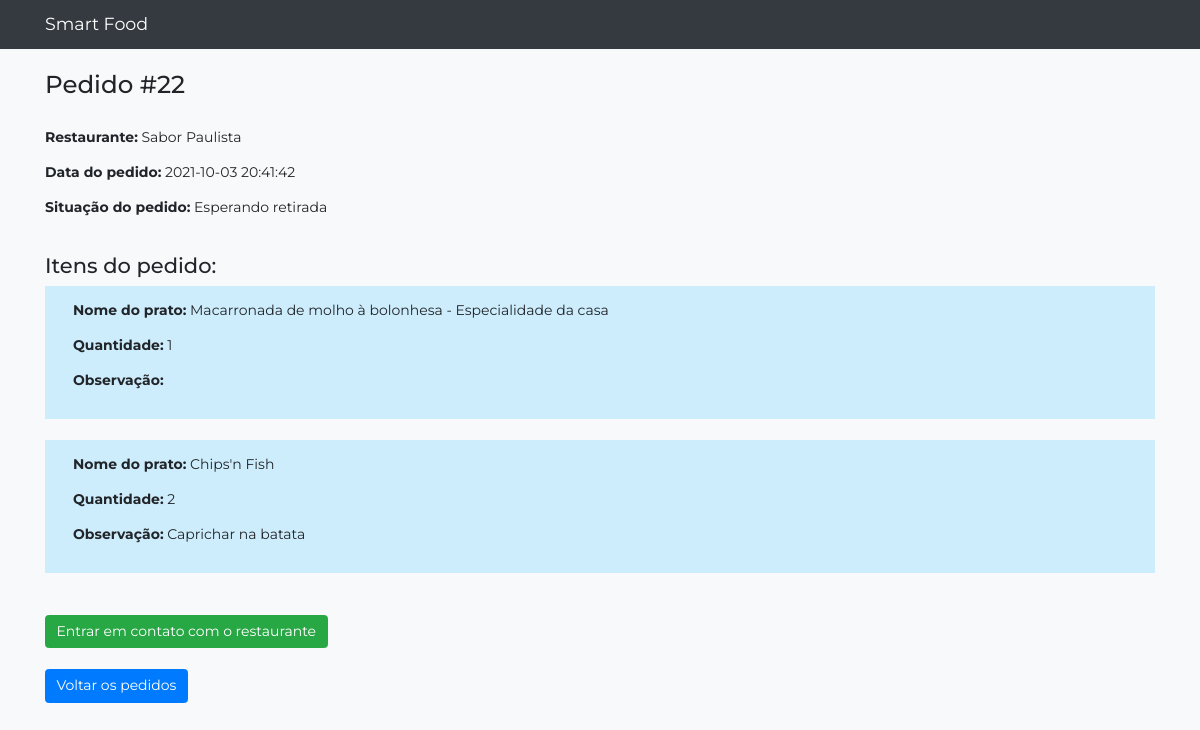
The app's page /detalhes-pedido-cliente.php?pedido=22 with its own data.
### tables this page shows
CREATE TABLE `pedidos` (
  `id` int(11) NOT NULL,
  `id_usuario` int(11) DEFAULT NULL,
  `id_restaurante` int(11) DEFAULT NULL,
  `id_situacao` int(11) NOT NULL,
  `avaliacao` float DEFAULT NULL,
  `motivo` varchar(255) DEFAULT NULL,
  `data_pedido` datetime DEFAULT NULL
);

CREATE TABLE `restaurantes` (
  `id` int(11) NOT NULL,
  `nome` varchar(255) NOT NULL,
  `cnpj` varchar(255) NOT NULL,
  `estado` varchar(255) NOT NULL,
  `cidade` varchar(255) NOT NULL,
  `rua` varchar(255) NOT NULL,
  `numero` int(11) NOT NULL,
  `avaliacao` float DEFAULT NULL,
  `descricao` varchar(255) NOT NULL,
  `acesso` char(1) NOT NULL DEFAULT 'r',
  `email` varchar(255) NOT NULL,
  `telefone` int(11) NOT NULL,
  `nota` float DEFAULT NULL,
  `pedidos_nota` int(11) DEFAULT NULL
);

CREATE TABLE `prato_pedido` (
  `id` int(11) NOT NULL,
  `id_prato` int(11) DEFAULT NULL,
  `id_pedido` int(11) DEFAULT NULL,
  `qtd_prato` int(11) NOT NULL,
  `observacao` varchar(255) DEFAULT NULL,
  `avaliacao` float DEFAULT NULL
);

CREATE TABLE `pratos` (
  `id` int(11) NOT NULL,
  `id_restaurante` int(11) DEFAULT NULL,
  `nome` varchar(255) NOT NULL,
  `descricao` varchar(255) DEFAULT NULL,
  `avaliacao` float DEFAULT NULL,
  `pedido` int(11) DEFAULT NULL,
  `preco` float NOT NULL,
  `excluido` enum('s') DEFAULT NULL
);

### database/Database.php (called while the page is built, shortened)
<?php
class Database {
     public $conexao;
     public $tabela;
 public function __construct( $tabela ) {
   $this->tabela = $tabela;
   try {
     $this->conexao = new PDO('mysql:host='.self::HOST.';dbname='.self::DBNAME, self::USER, self::PASSWORD, array('charset'=>'utf8'));
 } catch (PDOException $e) {
     echo "Erro ao conectar ao BDD: ".$e->getMessage();
   }
 }
  public function execute( $query, $params = [] ) {
    $stmt = $this->conexao->prepare( $query );
    $stmt->execute( $params );
    return $stmt;
  }
public function select( $where = null, $order = null, $limit = null, $fields = '*' ) {
  $where = strlen($where) ? 'WHERE '.$where : '';
  $order = strlen($order) ? 'ORDER BY '.$order : '';
  $limit = strlen($limit) ? 'LIMIT '.$limit : '';
  $query = 'SELECT '.$fields.' FROM '.$this->tabela.' '.$where.' '.$order.' '.$limit;
  return $this->execute( $query );
}
}

### entidades/Pedido.php (called while the page is built, shortened)
<?php
class Pedido {
        public static function consultar_pedido( $id ) {
          return (new Database('pedidos'))->select('id = "'.$id.'" ')
                                           ->fetchObject(self::class);
        }
}

### entidades/Prato_Pedido.php (called while the page is built, shortened)
<?php
class Prato_Pedido {
       public static function consultar( $where = null, $order = null, $limit = null ) {
         return (new Database('prato_pedido'))->select( $where, $order, $limit )
                                          ->fetchAll(PDO::FETCH_CLASS, self::class);
       }
}

### entidades/Prato.php (called while the page is built, shortened)
<?php
class Prato {
        public static function consultar_prato( $id ) {
          return (new Database('pratos'))->select('id = "'.$id.'" ')
                                           ->fetchObject(self::class);
        }
}

### entidades/Restaurante.php (called while the page is built, shortened)
<?php
include 'Usuario.php';
class Restaurante extends Usuario{
        public static function consultar_restaurante( $id ) {
          return (new Database('restaurantes'))->select('id = "'.$id.'" ')
                                           ->fetchObject(self::class);
        }
}

### entidades/Usuario.php (called while the page is built, shortened)
<?php
class Usuario {
        public static function consultar_usuario( $email ) {
          return (new Database('usuarios'))->select('email = "'.$email.'" ')
                                           ->fetchObject(self::class);
        }
}

### detalhes-pedido-cliente.php (the view, shortened to what this page needs)
<?php
  include 'topo.php';
  include 'entidades/Pedido.php';
  include 'entidades/Prato.php';
  include 'entidades/Restaurante.php';
  include 'entidades/Prato_Pedido.php';
  $saida_pratos = '';
  $pedido = Pedido::consultar_pedido( $_GET['pedido'] );
  $restaurante = Restaurante::consultar_restaurante($pedido->id_restaurante);
  $usuario_rest = Usuario::consultar_usuario($restaurante->email);
  $situacao = '';
  if ($pedido->id_situacao == 1) {
    $situacao = 'Aberto';
  } elseif ($pedido->id_situacao == 2) {
    $situacao = 'Preparando';
  } elseif ($pedido->id_situacao == 3) {
    $situacao = 'Esperando retirada';
  } elseif ($pedido->id_situacao == 4) {
    $situacao = 'Finalizado';
  }
  $pratos_pedido = Prato_Pedido::consultar( 'id_pedido = '.$pedido->id );
  foreach ($pratos_pedido as $prato_pedido) {
    $prato = Prato::consultar_prato( $prato_pedido->id_prato );
    $saida_pratos .= '<div class="prato_detalhes">
                        <p><b>Nome do prato:</b> '.$prato->nome.'</p>
                        <p><b>Quantidade:</b> '.$prato_pedido->qtd_prato.'</p>
                        <p><b>Observação:</b> '.$prato_pedido->observacao.'</p>
                      </div>
                      <br>';
  }
  $entrar_em_contato = '<a href="chat.php?id_destino='.$usuario_rest->id.'&pedido='.$pedido->id.'" class="btn btn-success">Entrar em contato com o restaurante</a>';
?>
  <div class="container mt-4">
    <h3>Pedido #<?=$pedido->id?></h3>
    <br>
    <p><b>Restaurante:</b> <?=$restaurante->nome?></p>
    <p><b>Data do pedido:</b> <?=$pedido->data_pedido?></p>
    <p><b>Situação do pedido:</b> <?=$situacao?></p>
    <br>
    <h4>Itens do pedido: </h4>
    <?=$saida_pratos?>
    <br>
    <?=$entrar_em_contato?>
    <br>
    <a href="pedidos.php" class="btn btn-primary mt-4">Voltar os pedidos</a>
    <br><br>
  </div>
<?php
  include 'rodape.php';
?>

### src/css/main_2.css (style rules this page uses)
* { font-family: 'Montserrat', sans-serif; font-size: 14px; font-weight: 400; }
::placeholder { padding-left: 0.3em; font-weight: 300; }
.prato_detalhes { padding: 1em 2em; background-color: #CEEDFC; }

### records on screen
pedidos: id "22", data_pedido "2021-10-03 20:41:42", id_situacao "Esperando retirada"
restaurantes: nome "Sabor Paulista"
prato_pedido: id_prato.nome "Macarronada de molho à bolonhesa - Especialidade da casa", qtd_prato "1"
prato_pedido: id_prato.nome "Chips'n Fish", qtd_prato "2", observacao "Caprichar na batata"
